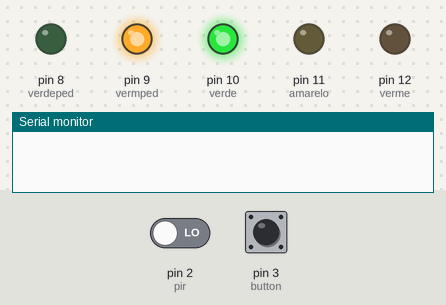
Bench run of a sketch on a simulated Arduino Uno, built with avr-gcc and run on an emulated ATmega328P. On the bench: output pins drawn as LEDs (lit = HIGH), the last lines printed to the serial monitor. The test bench sets the inputs (shaded band); at power-on: pin 2 (pir) LOW, pin 3 (button) LOW.

Above: at 1.2 s.
1.3 s: pin 2 (pir) driven HIGH
At 2.9 s:
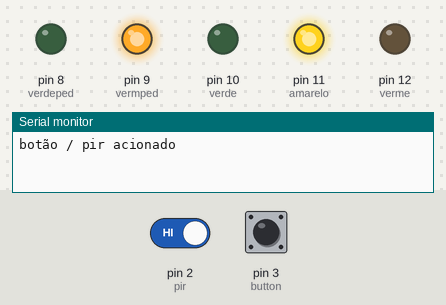
At 6.4 s:
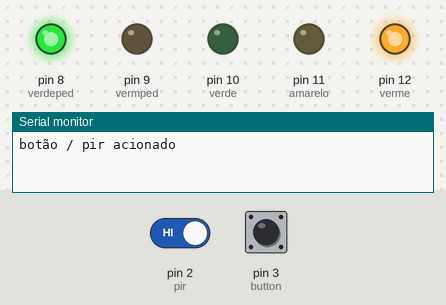
Timing chart, 0 to 17.1 s (numbered marks = the images above; inputs shaded):
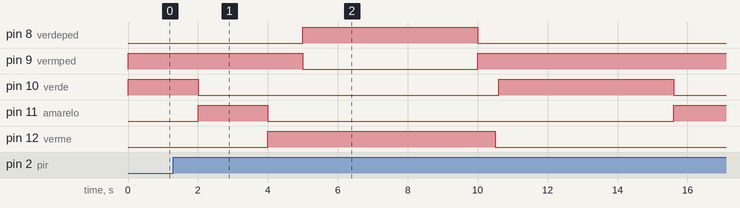

The sketch:

1semaforo.ino.ino
```cpp
/*
* código de teste para o TCC
* intuito usar váriaveis para controle de um  bloco
* de semáforos (pedestres e carros) para teste em
* um arduino físico e ver funcionalidade
* tentar aplicar a +1 bloco de semáforos
*/


//variaveis
int verme = 12; // estabelece o semáforo para carros
int amarelo = 11;
int verde = 10;
int vermped = 9; // estabelece o semáforo para pedestres
int verdeped = 8;
int pir = 2; // pino do sensor
int button=3; // pino do botão

int VEHVERMELHO= LOW;//estabelece variáveis de controle do semáforo
int VEHAMARELO= LOW;
int VEHVERDE= HIGH;
int PEDVERDE= LOW;
int PEDVERMELHO= HIGH;

/*-------------------------------------controle de tempo-------------------------------------------------------------*/

int crossTime = 5000; // tempo para que os pedestres atravessem
unsigned long changeTime=0; // tempo desde que o botão foi pressionado
unsigned long previousmillis1=0; // último estado de acionamento do verde caso não o sensor não seja ativado
unsigned long previousmillis2=0; // último estado de acionamento do amarelo caso não o sensor não seja ativado
unsigned long previousmillis3=0; // último estado de acionamento do verme caso não o sensor não seja ativado

/*-------------------------------------tempo de cada led------------------------------------------------------------*/

unsigned long tempo1=5000; //tempo $verde
unsigned long tempo2=3000; //tempo $amarelo
unsigned long tempo3=5000; //tempo $verme

/*------------------------------------------------------------------------------------------------------------------*/
void setup() {
pinMode(verme, OUTPUT);//leds dos carros
pinMode(amarelo, OUTPUT);
pinMode(verde, OUTPUT);
pinMode(vermped, OUTPUT);//leds dos pedestres
pinMode(verdeped, OUTPUT);
pinMode(pir, INPUT); // sensor pir no pino 2

// programa é iniciado com esta configuração:
digitalWrite(verde, HIGH);
digitalWrite(vermped, HIGH);

Serial.begin(9600);
/*------------------------------------------------------------------------------------------------------------------*/

}
void loop() {

/*------------------------------------------funcionamento sem sensor------------------------------------------------*/

  //led verde dos carros
  if(millis()-previousmillis1>=tempo1 && VEHVERMELHO==LOW && VEHAMARELO==LOW){
    previousmillis1=millis();
    digitalWrite(verde, HIGH);
    if(VEHVERDE==LOW){
      VEHVERDE=HIGH;
      PEDVERDE=LOW;
      PEDVERMELHO=HIGH;
    }else{
      VEHVERDE=LOW;
            digitalWrite(verde, VEHVERDE); //escrita digital de cada inversão do estado dos leds
            digitalWrite(vermped, PEDVERMELHO);
            }
  }

  //led amarelo
  if(millis()-previousmillis2>=tempo2 && VEHVERDE==LOW && VEHVERMELHO==LOW){
    previousmillis2=millis();
    if(VEHAMARELO==LOW){
      VEHAMARELO=HIGH;
    }else
      VEHAMARELO=LOW;
 digitalWrite(amarelo, VEHAMARELO);//escrita digital de cada inversão do estado do led

}

  //led vermelho dos carros
  if(millis()-previousmillis3>=tempo3 && VEHVERDE==LOW && VEHAMARELO==LOW){
    previousmillis3=millis();
    if(VEHVERMELHO==LOW){
      VEHVERMELHO=HIGH;
      PEDVERDE=HIGH;
      PEDVERMELHO=LOW;

    }else{ VEHVERMELHO=LOW;
           PEDVERDE=LOW;
           PEDVERMELHO=HIGH;
         }
 digitalWrite(verme, VEHVERMELHO); //escrita digital de cada inversão do estado dos leds
 digitalWrite(verdeped, PEDVERDE);
 digitalWrite(vermped, PEDVERMELHO);
  }


/*-----------------------------------------quando sensor é ativo----------------------------------------------------*/
int estado = digitalRead(pir);
int estado2= digitalRead(button);

/* A expressão dentro da função if verifica se o botão foi pressionado ou sensor fez a leitura. Para ambos, irá ser verificado se transcorreram 2 segundos desde a última vez que
isso ocorreu, verifica se o sinal ficou aberto pelo menos 1.5 segundos e garante que o sinal só seja fechado quando o sinal estiver verde, evitando o prolongamento de um sinal que já estivera fechado */

if (estado == HIGH && VEHVERMELHO==LOW && VEHAMARELO==LOW && millis()-changeTime>2000 && millis()-previousmillis1>1500 || VEHVERMELHO==LOW &&VEHAMARELO==LOW && millis()-changeTime>2000 && millis()-previousmillis1>1500 && estado2 == HIGH) {
  Serial.println("botão / pir acionado");
  digitalWrite(verde, HIGH);
  digitalWrite(pir, HIGH);
        //sinal fica amarelo

/*-----------------------------------quando os pedestres forem atravessar -----------------------------------------*/

digitalWrite(verde, LOW); // apaga o verde
digitalWrite(amarelo, HIGH); // acende o amarelo
delay(2000);
digitalWrite(amarelo, LOW); // apaga o amarelo
digitalWrite(verme, HIGH); // acende o vermelho
delay(1000);
digitalWrite(vermped, LOW); // apaga o vermelho dos pedestres
digitalWrite(verdeped, HIGH); // acende o verde dos pedestres

delay(crossTime);

digitalWrite(vermped, HIGH); // acende o vermelho dos pedestres
digitalWrite(verdeped,LOW);
delay(500); //alterado de 500 --> 1000

//pedestre deve aguardar o tempo para a lida do sensor


digitalWrite(verme, LOW); // apaga o vermelho
delay(100);
digitalWrite(verde, HIGH); // acende o verde
digitalWrite(amarelo, LOW); // apaga o amarelo
// registra o tempo desde a última alteração no semáforo
changeTime = millis();
digitalWrite(verde, HIGH);
delay(5000);
// depois retorna para o loop principal do programa
}else{ digitalWrite(pir, LOW);

}

}
```
